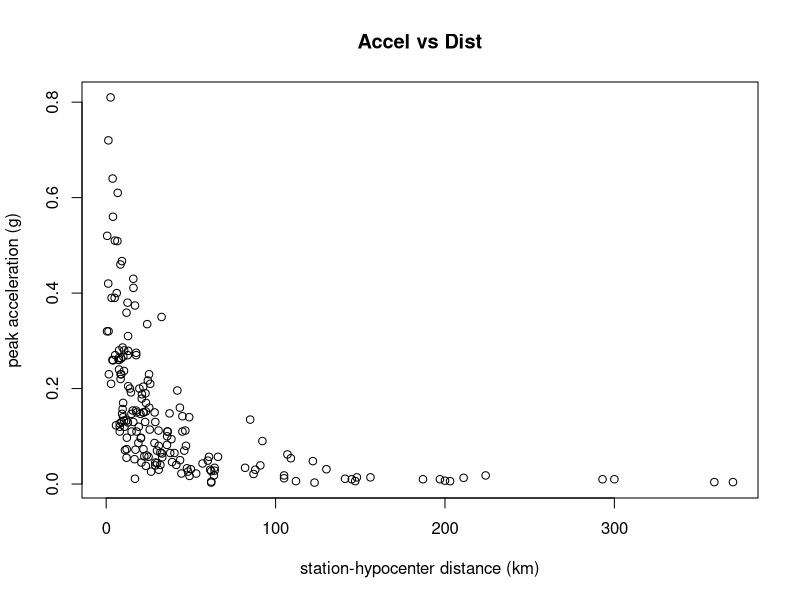

R code for this plot:
## ---- chunk 1
plot(attenu$dist, attenu$accel, xlab="station-hypocenter distance (km)", ylab="peak acceleration (g)")
title(main="Accel vs Dist")
